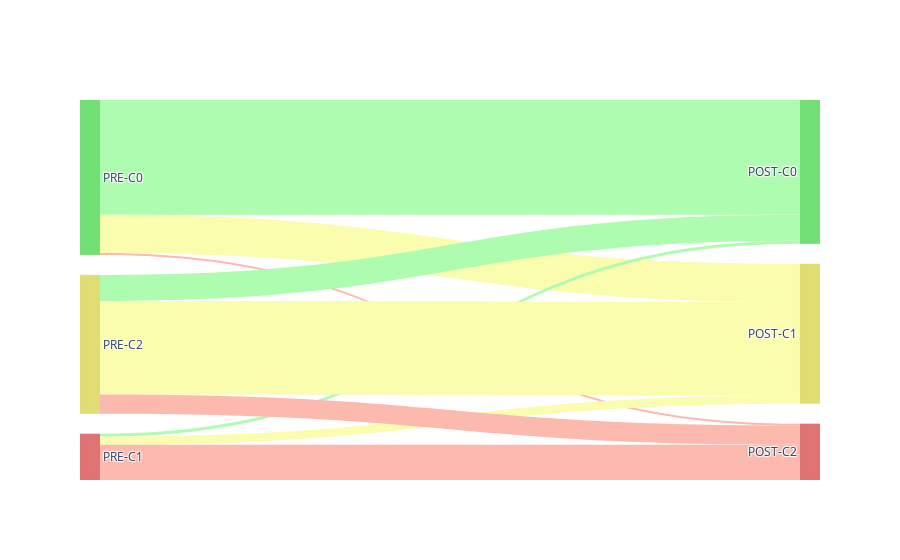

The notebook cell saved with this chart:
### Code cell
color_link = ['#AEFCAF', '#FAFCAE', '#FCB9AE', '#AEFCAF','#FAFCAE', '#FCB9AE', '#AEFCAF', '#FAFCAE','#FCB9AE']
link = dict(source = source, target = target, value = value, color = color_link)

label = ["PRE-C0", "PRE-C1", "PRE-C2", "POST-C0", "POST-C1", "POST-C2"]
color_node = ['#73E075','#E07373','#E0DE73','#73E075','#E0DE73','#E07373']
line = dict(color = None, width = 0.01)
node = dict(label = label, color = color_node, line = line)

data = go.Sankey(link = link, node =  node)

fig = go.Figure(data)

fig.show()

### Figure 1 — Plotly figure (JSON) as saved in the notebook; plotly's stock layout.template omitted (floating-point values rounded to 4 significant figures)
{"data": [{"link": {"color": ["#AEFCAF", "#FAFCAE", "#FCB9AE", "#AEFCAF", "#FAFCAE", "#FCB9AE", "#AEFCAF", "#FAFCAE", "#FCB9AE"], "source": [0, 0, 0, 1, 1, 1, 2, 2, 2], "target": [3, 4, 5, 3, 4, 5, 3, 4, 5], "value": [114, 38, 2, 3, 8, 35, 26, 93, 19]}, "node": {"color": ["#73E075", "#E07373", "#E0DE73", "#73E075", "#E0DE73", "#E07373"], "label": ["PRE-C0", "PRE-C1", "PRE-C2", "POST-C0", "POST-C1", "POST-C2"], "line": {"width": 0.01}}, "type": "sankey"}], "layout": {"autosize": true}}
